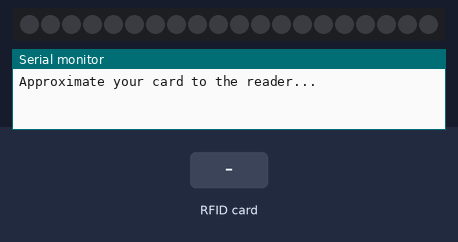
Bench run of a sketch on a simulated Arduino Uno, built with avr-gcc and run on an emulated ATmega328P. Shown: 20 RGB LEDs in strip order, left to right, the last lines printed to the serial monitor. Inputs (shaded band) come from the test bench.

Above: at 1.2 s.
1.3 s: RFID card 04 9D 40 72 5D 10 90 held to the reader
At 3.23 s:
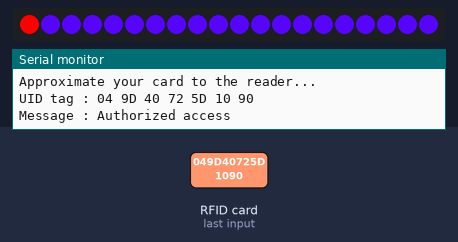
At 3.83 s:
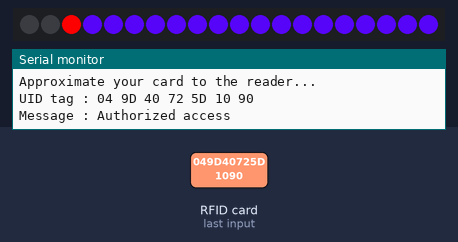
Timing chart, 0 to 5.3 s (numbered marks = the images above; inputs shaded):
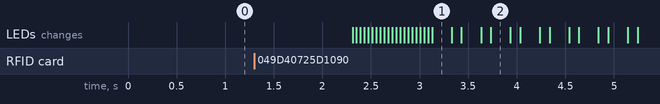

Measured:
- after the input at 1.3 s, the LEDs: first change after 1.0 s (image 1 shows a later state)

The sketch:

NFC_tag_fuben_one.ino
```cpp
/*
 *
 * All the resources for this project: https://randomnerdtutorials.com/
 * Modified by Rui Santos
 *
 * Created by FILIPEFLOP
 *
 */

#include <SPI.h>
#include <MFRC522.h>
#include <FastLED.h>

#define NUM_LEDS 20 // 定义 led 数量
#define DATA_PIN 3 // 定义 开发板的IO 3 为数据引脚
CRGB leds[NUM_LEDS]; // 定义CRGB的led等数组

#define SS_PIN 10
#define RST_PIN 9
MFRC522 mfrc522(SS_PIN, RST_PIN);   // Create MFRC522 instance.

void setup()
{
  Serial.begin(9600);   // Initiate a serial communication
  SPI.begin();      // Initiate  SPI bus
  mfrc522.PCD_Init();   // Initiate MFRC522
  Serial.println("Approximate your card to the reader...");
  Serial.println();
  FastLED.addLeds<NEOPIXEL, DATA_PIN>(leds, NUM_LEDS);
}
void loop()
{
  // Look for new cards
  if ( ! mfrc522.PICC_IsNewCardPresent())
  {
    return;
  }
  // Select one of the cards
  if ( ! mfrc522.PICC_ReadCardSerial())
  {
    return;
  }
  //Show UID on serial monitor
  Serial.print("UID tag :");
  String content= "";
  byte letter;
  for (byte i = 0; i < mfrc522.uid.size; i++)
  {
     Serial.print(mfrc522.uid.uidByte[i] < 0x10 ? " 0" : " ");
     Serial.print(mfrc522.uid.uidByte[i], HEX);
     content.concat(String(mfrc522.uid.uidByte[i] < 0x10 ? " 0" : " "));
     content.concat(String(mfrc522.uid.uidByte[i], HEX));
  }
  Serial.println();
  Serial.print("Message : ");
  content.toUpperCase();
  if (content.substring(1) == "04 9D 40 72 5D 10 90") //change here the UID of the card/cards that you want to give access
  {
    Serial.println("Authorized access");
    Serial.println();
    delay(1000);
for (int i = 0; i <= 19; i++) {
    leds[i] = CRGB ( 81, 5, 235);
    FastLED.show();
    delay(40);
  }

  for(int i = 0; i < NUM_LEDS; i++ )
  {
    leds[i] = CRGB(255,0,0);
    FastLED.show();
    delay(200);
    leds[i] = CRGB::Black;
    FastLED.show();
    delay(100);
  }
  leds[19] = CRGB::White; // 序号为0的led设置白色，点亮
  FastLED.show();
  delay(5000);
  }

 else   {
    Serial.println(" Access denied");
    delay(3000);
  }
}
```
